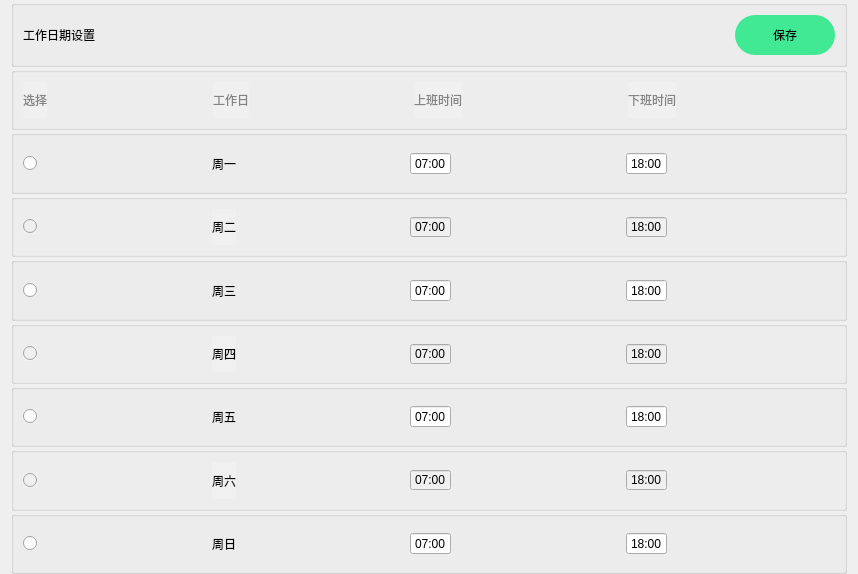
<?xml version="1.0" encoding="UTF-8"?>
<ui version="4.0">
 <class>WorkDateWin</class>
 <widget class="QWidget" name="WorkDateWin">
  <property name="geometry">
   <rect>
    <x>0</x>
    <y>0</y>
    <width>858</width>
    <height>574</height>
   </rect>
  </property>
  <property name="windowTitle">
   <string>Form</string>
  </property>
  <property name="styleSheet">
   <string notr="true"/>
  </property>
  <layout class="QVBoxLayout" name="verticalLayout">
   <property name="spacing">
    <number>0</number>
   </property>
   <property name="topMargin">
    <number>0</number>
   </property>
   <property name="bottomMargin">
    <number>0</number>
   </property>
   <item>
    <widget class="QGroupBox" name="groupBox_9">
     <property name="title">
      <string/>
     </property>
     <layout class="QHBoxLayout" name="horizontalLayout">
      <item>
       <widget class="QLabel" name="label">
        <property name="text">
         <string>工作日期设置</string>
        </property>
       </widget>
      </item>
      <item>
       <spacer name="horizontalSpacer">
        <property name="orientation">
         <enum>Qt::Horizontal</enum>
        </property>
        <property name="sizeHint" stdset="0">
         <size>
          <width>615</width>
          <height>20</height>
         </size>
        </property>
       </spacer>
      </item>
      <item>
       <widget class="butPressedEvent" name="pushButton">
        <property name="minimumSize">
         <size>
          <width>100</width>
          <height>40</height>
         </size>
        </property>
        <property name="styleSheet">
         <string notr="true">padding:10px;
background-color: rgba(23, 233, 127,0.8);
border:none;
border-radius:20px;
</string>
        </property>
        <property name="text">
         <string>保存</string>
        </property>
       </widget>
      </item>
     </layout>
    </widget>
   </item>
   <item>
    <widget class="QGroupBox" name="groupBox">
     <property name="styleSheet">
      <string notr="true">color: rgb(132, 132, 132);
background-color: rgb(240, 240, 240);</string>
     </property>
     <property name="title">
      <string/>
     </property>
     <layout class="QHBoxLayout" name="horizontalLayout_2">
      <item>
       <widget class="QLabel" name="label_2">
        <property name="text">
         <string>选择</string>
        </property>
       </widget>
      </item>
      <item>
       <spacer name="horizontalSpacer_2">
        <property name="orientation">
         <enum>Qt::Horizontal</enum>
        </property>
        <property name="sizeHint" stdset="0">
         <size>
          <width>143</width>
          <height>20</height>
         </size>
        </property>
       </spacer>
      </item>
      <item>
       <widget class="QLabel" name="label_3">
        <property name="text">
         <string>工作日</string>
        </property>
       </widget>
      </item>
      <item>
       <spacer name="horizontalSpacer_3">
        <property name="orientation">
         <enum>Qt::Horizontal</enum>
        </property>
        <property name="sizeHint" stdset="0">
         <size>
          <width>143</width>
          <height>20</height>
         </size>
        </property>
       </spacer>
      </item>
      <item>
       <widget class="QLabel" name="label_4">
        <property name="text">
         <string>上班时间</string>
        </property>
       </widget>
      </item>
      <item>
       <spacer name="horizontalSpacer_4">
        <property name="orientation">
         <enum>Qt::Horizontal</enum>
        </property>
        <property name="sizeHint" stdset="0">
         <size>
          <width>142</width>
          <height>20</height>
         </size>
        </property>
       </spacer>
      </item>
      <item>
       <widget class="QLabel" name="label_5">
        <property name="text">
         <string>下班时间</string>
        </property>
       </widget>
      </item>
      <item>
       <spacer name="horizontalSpacer_5">
        <property name="orientation">
         <enum>Qt::Horizontal</enum>
        </property>
        <property name="sizeHint" stdset="0">
         <size>
          <width>143</width>
          <height>20</height>
         </size>
        </property>
       </spacer>
      </item>
     </layout>
    </widget>
   </item>
   <item>
    <widget class="QGroupBox" name="groupBox_2">
     <property name="title">
      <string/>
     </property>
     <layout class="QHBoxLayout" name="horizontalLayout_3">
      <item>
       <widget class="QRadioButton" name="radioButton">
        <property name="text">
         <string/>
        </property>
       </widget>
      </item>
      <item>
       <spacer name="horizontalSpacer_6">
        <property name="orientation">
         <enum>Qt::Horizontal</enum>
        </property>
        <property name="sizeHint" stdset="0">
         <size>
          <width>151</width>
          <height>18</height>
         </size>
        </property>
       </spacer>
      </item>
      <item>
       <widget class="QLabel" name="label_6">
        <property name="text">
         <string>周一</string>
        </property>
       </widget>
      </item>
      <item>
       <spacer name="horizontalSpacer_7">
        <property name="orientation">
         <enum>Qt::Horizontal</enum>
        </property>
        <property name="sizeHint" stdset="0">
         <size>
          <width>151</width>
          <height>13</height>
         </size>
        </property>
       </spacer>
      </item>
      <item>
       <widget class="QDateTimeEdit" name="dateTimeEdit">
        <property name="minimumSize">
         <size>
          <width>0</width>
          <height>0</height>
         </size>
        </property>
        <property name="layoutDirection">
         <enum>Qt::LeftToRight</enum>
        </property>
        <property name="styleSheet">
         <string notr="true"/>
        </property>
        <property name="frame">
         <bool>true</bool>
        </property>
        <property name="alignment">
         <set>Qt::AlignCenter</set>
        </property>
        <property name="buttonSymbols">
         <enum>QAbstractSpinBox::NoButtons</enum>
        </property>
        <property name="minimumTime">
         <time>
          <hour>7</hour>
          <minute>0</minute>
          <second>0</second>
         </time>
        </property>
        <property name="displayFormat">
         <string>hh:mm</string>
        </property>
       </widget>
      </item>
      <item>
       <spacer name="horizontalSpacer_8">
        <property name="orientation">
         <enum>Qt::Horizontal</enum>
        </property>
        <property name="sizeHint" stdset="0">
         <size>
          <width>151</width>
          <height>20</height>
         </size>
        </property>
       </spacer>
      </item>
      <item>
       <widget class="QDateTimeEdit" name="dateTimeEdit_8">
        <property name="minimumSize">
         <size>
          <width>0</width>
          <height>0</height>
         </size>
        </property>
        <property name="alignment">
         <set>Qt::AlignCenter</set>
        </property>
        <property name="buttonSymbols">
         <enum>QAbstractSpinBox::NoButtons</enum>
        </property>
        <property name="minimumTime">
         <time>
          <hour>18</hour>
          <minute>0</minute>
          <second>0</second>
         </time>
        </property>
        <property name="displayFormat">
         <string>hh:mm</string>
        </property>
       </widget>
      </item>
      <item>
       <spacer name="horizontalSpacer_9">
        <property name="orientation">
         <enum>Qt::Horizontal</enum>
        </property>
        <property name="sizeHint" stdset="0">
         <size>
          <width>151</width>
          <height>20</height>
         </size>
        </property>
       </spacer>
      </item>
     </layout>
    </widget>
   </item>
   <item>
    <widget class="QGroupBox" name="groupBox_3">
     <property name="styleSheet">
      <string notr="true">
background-color:  rgb(240, 240, 240);</string>
     </property>
     <property name="title">
      <string/>
     </property>
     <layout class="QHBoxLayout" name="horizontalLayout_9">
      <item>
       <widget class="QRadioButton" name="radioButton_2">
        <property name="text">
         <string/>
        </property>
       </widget>
      </item>
      <item>
       <spacer name="horizontalSpacer_10">
        <property name="orientation">
         <enum>Qt::Horizontal</enum>
        </property>
        <property name="sizeHint" stdset="0">
         <size>
          <width>146</width>
          <height>20</height>
         </size>
        </property>
       </spacer>
      </item>
      <item>
       <widget class="QLabel" name="label_7">
        <property name="text">
         <string>周二</string>
        </property>
       </widget>
      </item>
      <item>
       <spacer name="horizontalSpacer_11">
        <property name="orientation">
         <enum>Qt::Horizontal</enum>
        </property>
        <property name="sizeHint" stdset="0">
         <size>
          <width>146</width>
          <height>20</height>
         </size>
        </property>
       </spacer>
      </item>
      <item>
       <widget class="QDateTimeEdit" name="dateTimeEdit_2">
        <property name="alignment">
         <set>Qt::AlignCenter</set>
        </property>
        <property name="buttonSymbols">
         <enum>QAbstractSpinBox::NoButtons</enum>
        </property>
        <property name="minimumTime">
         <time>
          <hour>7</hour>
          <minute>0</minute>
          <second>0</second>
         </time>
        </property>
        <property name="displayFormat">
         <string>hh:mm</string>
        </property>
       </widget>
      </item>
      <item>
       <spacer name="horizontalSpacer_12">
        <property name="orientation">
         <enum>Qt::Horizontal</enum>
        </property>
        <property name="sizeHint" stdset="0">
         <size>
          <width>146</width>
          <height>20</height>
         </size>
        </property>
       </spacer>
      </item>
      <item>
       <widget class="QDateTimeEdit" name="dateTimeEdit_9">
        <property name="alignment">
         <set>Qt::AlignCenter</set>
        </property>
        <property name="buttonSymbols">
         <enum>QAbstractSpinBox::NoButtons</enum>
        </property>
        <property name="minimumTime">
         <time>
          <hour>18</hour>
          <minute>0</minute>
          <second>0</second>
         </time>
        </property>
        <property name="displayFormat">
         <string>hh:mm</string>
        </property>
       </widget>
      </item>
      <item>
       <spacer name="horizontalSpacer_13">
        <property name="orientation">
         <enum>Qt::Horizontal</enum>
        </property>
        <property name="sizeHint" stdset="0">
         <size>
          <width>146</width>
          <height>20</height>
         </size>
        </property>
       </spacer>
      </item>
     </layout>
    </widget>
   </item>
   <item>
    <widget class="QGroupBox" name="groupBox_4">
     <property name="title">
      <string/>
     </property>
     <layout class="QHBoxLayout" name="horizontalLayout_8">
      <item>
       <widget class="QRadioButton" name="radioButton_3">
        <property name="text">
         <string/>
        </property>
       </widget>
      </item>
      <item>
       <spacer name="horizontalSpacer_14">
        <property name="orientation">
         <enum>Qt::Horizontal</enum>
        </property>
        <property name="sizeHint" stdset="0">
         <size>
          <width>147</width>
          <height>20</height>
         </size>
        </property>
       </spacer>
      </item>
      <item>
       <widget class="QLabel" name="label_8">
        <property name="text">
         <string>周三</string>
        </property>
       </widget>
      </item>
      <item>
       <spacer name="horizontalSpacer_15">
        <property name="orientation">
         <enum>Qt::Horizontal</enum>
        </property>
        <property name="sizeHint" stdset="0">
         <size>
          <width>147</width>
          <height>20</height>
         </size>
        </property>
       </spacer>
      </item>
      <item>
       <widget class="QDateTimeEdit" name="dateTimeEdit_3">
        <property name="alignment">
         <set>Qt::AlignCenter</set>
        </property>
        <property name="buttonSymbols">
         <enum>QAbstractSpinBox::NoButtons</enum>
        </property>
        <property name="minimumTime">
         <time>
          <hour>7</hour>
          <minute>0</minute>
          <second>0</second>
         </time>
        </property>
        <property name="displayFormat">
         <string>hh:mm</string>
        </property>
       </widget>
      </item>
      <item>
       <spacer name="horizontalSpacer_16">
        <property name="orientation">
         <enum>Qt::Horizontal</enum>
        </property>
        <property name="sizeHint" stdset="0">
         <size>
          <width>147</width>
          <height>20</height>
         </size>
        </property>
       </spacer>
      </item>
      <item>
       <widget class="QDateTimeEdit" name="dateTimeEdit_10">
        <property name="alignment">
         <set>Qt::AlignCenter</set>
        </property>
        <property name="buttonSymbols">
         <enum>QAbstractSpinBox::NoButtons</enum>
        </property>
        <property name="minimumTime">
         <time>
          <hour>18</hour>
          <minute>0</minute>
          <second>0</second>
         </time>
        </property>
        <property name="displayFormat">
         <string>hh:mm</string>
        </property>
       </widget>
      </item>
      <item>
       <spacer name="horizontalSpacer_17">
        <property name="orientation">
         <enum>Qt::Horizontal</enum>
        </property>
        <property name="sizeHint" stdset="0">
         <size>
          <width>147</width>
          <height>20</height>
         </size>
        </property>
       </spacer>
      </item>
     </layout>
    </widget>
   </item>
   <item>
    <widget class="QGroupBox" name="groupBox_5">
     <property name="styleSheet">
      <string notr="true">
background-color:  rgb(240, 240, 240);</string>
     </property>
     <property name="title">
      <string/>
     </property>
     <layout class="QHBoxLayout" name="horizontalLayout_7">
      <item>
       <widget class="QRadioButton" name="radioButton_4">
        <property name="text">
         <string/>
        </property>
       </widget>
      </item>
      <item>
       <spacer name="horizontalSpacer_18">
        <property name="orientation">
         <enum>Qt::Horizontal</enum>
        </property>
        <property name="sizeHint" stdset="0">
         <size>
          <width>146</width>
          <height>20</height>
         </size>
        </property>
       </spacer>
      </item>
      <item>
       <widget class="QLabel" name="label_9">
        <property name="text">
         <string>周四</string>
        </property>
       </widget>
      </item>
      <item>
       <spacer name="horizontalSpacer_19">
        <property name="orientation">
         <enum>Qt::Horizontal</enum>
        </property>
        <property name="sizeHint" stdset="0">
         <size>
          <width>146</width>
          <height>20</height>
         </size>
        </property>
       </spacer>
      </item>
      <item>
       <widget class="QDateTimeEdit" name="dateTimeEdit_4">
        <property name="alignment">
         <set>Qt::AlignCenter</set>
        </property>
        <property name="buttonSymbols">
         <enum>QAbstractSpinBox::NoButtons</enum>
        </property>
        <property name="minimumTime">
         <time>
          <hour>7</hour>
          <minute>0</minute>
          <second>0</second>
         </time>
        </property>
        <property name="displayFormat">
         <string>hh:mm</string>
        </property>
       </widget>
      </item>
      <item>
       <spacer name="horizontalSpacer_20">
        <property name="orientation">
         <enum>Qt::Horizontal</enum>
        </property>
        <property name="sizeHint" stdset="0">
         <size>
          <width>146</width>
          <height>20</height>
         </size>
        </property>
       </spacer>
      </item>
      <item>
       <widget class="QDateTimeEdit" name="dateTimeEdit_11">
        <property name="alignment">
         <set>Qt::AlignCenter</set>
        </property>
        <property name="buttonSymbols">
         <enum>QAbstractSpinBox::NoButtons</enum>
        </property>
        <property name="minimumTime">
         <time>
          <hour>18</hour>
          <minute>0</minute>
          <second>0</second>
         </time>
        </property>
        <property name="displayFormat">
         <string>hh:mm</string>
        </property>
       </widget>
      </item>
      <item>
       <spacer name="horizontalSpacer_21">
        <property name="orientation">
         <enum>Qt::Horizontal</enum>
        </property>
        <property name="sizeHint" stdset="0">
         <size>
          <width>146</width>
          <height>20</height>
         </size>
        </property>
       </spacer>
      </item>
     </layout>
    </widget>
   </item>
   <item>
    <widget class="QGroupBox" name="groupBox_6">
     <property name="title">
      <string/>
     </property>
     <layout class="QHBoxLayout" name="horizontalLayout_6">
      <item>
       <widget class="QRadioButton" name="radioButton_5">
        <property name="text">
         <string/>
        </property>
       </widget>
      </item>
      <item>
       <spacer name="horizontalSpacer_22">
        <property name="orientation">
         <enum>Qt::Horizontal</enum>
        </property>
        <property name="sizeHint" stdset="0">
         <size>
          <width>147</width>
          <height>20</height>
         </size>
        </property>
       </spacer>
      </item>
      <item>
       <widget class="QLabel" name="label_10">
        <property name="text">
         <string>周五</string>
        </property>
       </widget>
      </item>
      <item>
       <spacer name="horizontalSpacer_23">
        <property name="orientation">
         <enum>Qt::Horizontal</enum>
        </property>
        <property name="sizeHint" stdset="0">
         <size>
          <width>147</width>
          <height>20</height>
         </size>
        </property>
       </spacer>
      </item>
      <item>
       <widget class="QDateTimeEdit" name="dateTimeEdit_5">
        <property name="alignment">
         <set>Qt::AlignCenter</set>
        </property>
        <property name="buttonSymbols">
         <enum>QAbstractSpinBox::NoButtons</enum>
        </property>
        <property name="minimumTime">
         <time>
          <hour>7</hour>
          <minute>0</minute>
          <second>0</second>
         </time>
        </property>
        <property name="displayFormat">
         <string>hh:mm</string>
        </property>
       </widget>
      </item>
      <item>
       <spacer name="horizontalSpacer_24">
        <property name="orientation">
         <enum>Qt::Horizontal</enum>
        </property>
        <property name="sizeHint" stdset="0">
         <size>
          <width>147</width>
          <height>20</height>
         </size>
        </property>
       </spacer>
      </item>
      <item>
       <widget class="QDateTimeEdit" name="dateTimeEdit_12">
        <property name="alignment">
         <set>Qt::AlignCenter</set>
        </property>
        <property name="buttonSymbols">
         <enum>QAbstractSpinBox::NoButtons</enum>
        </property>
        <property name="minimumTime">
         <time>
          <hour>18</hour>
          <minute>0</minute>
          <second>0</second>
         </time>
        </property>
        <property name="displayFormat">
         <string>hh:mm</string>
        </property>
       </widget>
      </item>
      <item>
       <spacer name="horizontalSpacer_25">
        <property name="orientation">
         <enum>Qt::Horizontal</enum>
        </property>
        <property name="sizeHint" stdset="0">
         <size>
          <width>147</width>
          <height>20</height>
         </size>
        </property>
       </spacer>
      </item>
     </layout>
    </widget>
   </item>
   <item>
    <widget class="QGroupBox" name="groupBox_7">
     <property name="styleSheet">
      <string notr="true">
background-color:  rgb(240, 240, 240);</string>
     </property>
     <property name="title">
      <string/>
     </property>
     <layout class="QHBoxLayout" name="horizontalLayout_5">
      <item>
       <widget class="QRadioButton" name="radioButton_6">
        <property name="text">
         <string/>
        </property>
       </widget>
      </item>
      <item>
       <spacer name="horizontalSpacer_26">
        <property name="orientation">
         <enum>Qt::Horizontal</enum>
        </property>
        <property name="sizeHint" stdset="0">
         <size>
          <width>146</width>
          <height>20</height>
         </size>
        </property>
       </spacer>
      </item>
      <item>
       <widget class="QLabel" name="label_11">
        <property name="text">
         <string>周六</string>
        </property>
       </widget>
      </item>
      <item>
       <spacer name="horizontalSpacer_27">
        <property name="orientation">
         <enum>Qt::Horizontal</enum>
        </property>
        <property name="sizeHint" stdset="0">
         <size>
          <width>146</width>
          <height>20</height>
         </size>
        </property>
       </spacer>
      </item>
      <item>
       <widget class="QDateTimeEdit" name="dateTimeEdit_6">
        <property name="alignment">
         <set>Qt::AlignCenter</set>
        </property>
        <property name="buttonSymbols">
         <enum>QAbstractSpinBox::NoButtons</enum>
        </property>
        <property name="minimumTime">
         <time>
          <hour>7</hour>
          <minute>0</minute>
          <second>0</second>
         </time>
        </property>
        <property name="displayFormat">
         <string>hh:mm</string>
        </property>
       </widget>
      </item>
      <item>
       <spacer name="horizontalSpacer_28">
        <property name="orientation">
         <enum>Qt::Horizontal</enum>
        </property>
        <property name="sizeHint" stdset="0">
         <size>
          <width>146</width>
          <height>20</height>
         </size>
        </property>
       </spacer>
      </item>
      <item>
       <widget class="QDateTimeEdit" name="dateTimeEdit_13">
        <property name="alignment">
         <set>Qt::AlignCenter</set>
        </property>
        <property name="buttonSymbols">
         <enum>QAbstractSpinBox::NoButtons</enum>
        </property>
        <property name="minimumTime">
         <time>
          <hour>18</hour>
          <minute>0</minute>
          <second>0</second>
         </time>
        </property>
        <property name="displayFormat">
         <string>hh:mm</string>
        </property>
       </widget>
      </item>
      <item>
       <spacer name="horizontalSpacer_29">
        <property name="orientation">
         <enum>Qt::Horizontal</enum>
        </property>
        <property name="sizeHint" stdset="0">
         <size>
          <width>146</width>
          <height>20</height>
         </size>
        </property>
       </spacer>
      </item>
     </layout>
    </widget>
   </item>
   <item>
    <widget class="QGroupBox" name="groupBox_8">
     <property name="title">
      <string/>
     </property>
     <layout class="QHBoxLayout" name="horizontalLayout_4">
      <item>
       <widget class="QRadioButton" name="radioButton_7">
        <property name="text">
         <string/>
        </property>
       </widget>
      </item>
      <item>
       <spacer name="horizontalSpacer_30">
        <property name="orientation">
         <enum>Qt::Horizontal</enum>
        </property>
        <property name="sizeHint" stdset="0">
         <size>
          <width>147</width>
          <height>20</height>
         </size>
        </property>
       </spacer>
      </item>
      <item>
       <widget class="QLabel" name="label_12">
        <property name="text">
         <string>周日</string>
        </property>
       </widget>
      </item>
      <item>
       <spacer name="horizontalSpacer_31">
        <property name="orientation">
         <enum>Qt::Horizontal</enum>
        </property>
        <property name="sizeHint" stdset="0">
         <size>
          <width>147</width>
          <height>20</height>
         </size>
        </property>
       </spacer>
      </item>
      <item>
       <widget class="QDateTimeEdit" name="dateTimeEdit_7">
        <property name="alignment">
         <set>Qt::AlignCenter</set>
        </property>
        <property name="buttonSymbols">
         <enum>QAbstractSpinBox::NoButtons</enum>
        </property>
        <property name="minimumTime">
         <time>
          <hour>7</hour>
          <minute>0</minute>
          <second>0</second>
         </time>
        </property>
        <property name="displayFormat">
         <string>hh:mm</string>
        </property>
       </widget>
      </item>
      <item>
       <spacer name="horizontalSpacer_32">
        <property name="orientation">
         <enum>Qt::Horizontal</enum>
        </property>
        <property name="sizeHint" stdset="0">
         <size>
          <width>147</width>
          <height>20</height>
         </size>
        </property>
       </spacer>
      </item>
      <item>
       <widget class="QDateTimeEdit" name="dateTimeEdit_14">
        <property name="alignment">
         <set>Qt::AlignCenter</set>
        </property>
        <property name="buttonSymbols">
         <enum>QAbstractSpinBox::NoButtons</enum>
        </property>
        <property name="minimumTime">
         <time>
          <hour>18</hour>
          <minute>0</minute>
          <second>0</second>
         </time>
        </property>
        <property name="displayFormat">
         <string>hh:mm</string>
        </property>
       </widget>
      </item>
      <item>
       <spacer name="horizontalSpacer_33">
        <property name="orientation">
         <enum>Qt::Horizontal</enum>
        </property>
        <property name="sizeHint" stdset="0">
         <size>
          <width>147</width>
          <height>20</height>
         </size>
        </property>
       </spacer>
      </item>
     </layout>
    </widget>
   </item>
  </layout>
 </widget>
 <customwidgets>
  <customwidget>
   <class>butPressedEvent</class>
   <extends>QPushButton</extends>
   <header location="global">butpressedevent.h</header>
  </customwidget>
 </customwidgets>
 <resources/>
 <connections/>
</ui>
